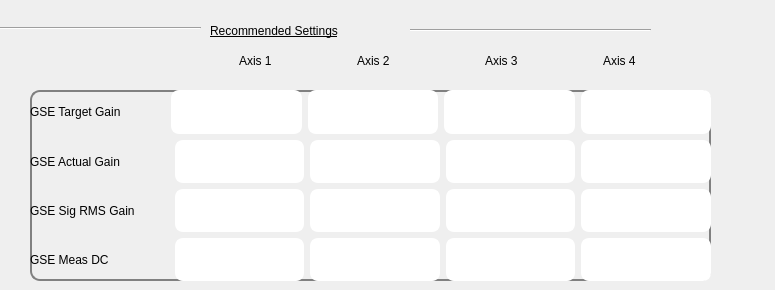
   <widget class="QWidget" name="tab_7">
    <attribute name="title">
     <string>Diagnostics</string>
    </attribute>
    <widget class="QWidget" name="vWidget_2" native="true">
     <property name="geometry">
      <rect>
       <x>30</x>
       <y>90</y>
       <width>681</width>
       <height>191</height>
      </rect>
     </property>
     <property name="styleSheet">
      <string notr="true">#vWidget_2{border: 1px solid;
    border: 2px solid gray;
    border-radius: 10px;
    padding: 0 8px;
}
QTextBrowser{
font: 75 12pt &quot;MS Shell Dlg 2&quot;;
border: 2px solid white;
padding: 0 8px;
border-radius:8px;
text-align: center;
background-color: white;
}</string>
     </property>
     <layout class="QVBoxLayout" name="verticalLayout_4">
      <item>
       <layout class="QHBoxLayout" name="horizontalLayout_13">
        <item>
         <widget class="QLabel" name="label_8">
          <property name="text">
           <string>GSE Target Gain</string>
          </property>
         </widget>
        </item>
        <item>
         <spacer name="horizontalSpacer_12">
          <property name="orientation">
           <enum>Qt::Horizontal</enum>
          </property>
          <property name="sizeType">
           <enum>QSizePolicy::Expanding</enum>
          </property>
          <property name="sizeHint" stdset="0">
           <size>
            <width>170</width>
            <height>20</height>
           </size>
          </property>
         </spacer>
        </item>
        <item>
         <widget class="QTextBrowser" name="gseTarGain_1"/>
        </item>
        <item>
         <widget class="QTextBrowser" name="gseTarGain_2"/>
        </item>
        <item>
         <widget class="QTextBrowser" name="gseTarGain_3"/>
        </item>
        <item>
         <widget class="QTextBrowser" name="gseTarGain_4"/>
        </item>
       </layout>
      </item>
      <item>
       <layout class="QHBoxLayout" name="horizontalLayout_14">
        <item>
         <widget class="QLabel" name="label_12">
          <property name="text">
           <string>GSE Actual Gain</string>
          </property>
         </widget>
        </item>
        <item>
         <spacer name="horizontalSpacer_13">
          <property name="orientation">
           <enum>Qt::Horizontal</enum>
          </property>
          <property name="sizeType">
           <enum>QSizePolicy::Expanding</enum>
          </property>
          <property name="sizeHint" stdset="0">
           <size>
            <width>175</width>
            <height>20</height>
           </size>
          </property>
         </spacer>
        </item>
        <item>
         <widget class="QTextBrowser" name="gseActGain_1"/>
        </item>
        <item>
         <widget class="QTextBrowser" name="gseActGain_2"/>
        </item>
        <item>
         <widget class="QTextBrowser" name="gseActGain_3"/>
        </item>
        <item>
         <widget class="QTextBrowser" name="gseActGain_4"/>
        </item>
       </layout>
      </item>
      <item>
       <layout class="QHBoxLayout" name="horizontalLayout_15">
        <item>
         <widget class="QLabel" name="label_13">
          <property name="text">
           <string>GSE Sig RMS Gain</string>
          </property>
         </widget>
        </item>
        <item>
         <spacer name="horizontalSpacer_14">
          <property name="orientation">
           <enum>Qt::Horizontal</enum>
          </property>
          <property name="sizeType">
           <enum>QSizePolicy::Expanding</enum>
          </property>
          <property name="sizeHint" stdset="0">
           <size>
            <width>160</width>
            <height>20</height>
           </size>
          </property>
         </spacer>
        </item>
        <item>
         <widget class="QTextBrowser" name="gseSigRMSGain_1"/>
        </item>
        <item>
         <widget class="QTextBrowser" name="gseSigRMSGain_2"/>
        </item>
        <item>
         <widget class="QTextBrowser" name="gseSigRMSGain_3"/>
        </item>
        <item>
         <widget class="QTextBrowser" name="gseSigRMSGain_4"/>
        </item>
       </layout>
      </item>
      <item>
       <layout class="QHBoxLayout" name="horizontalLayout_23">
        <item>
         <widget class="QLabel" name="label_17">
          <property name="text">
           <string>GSE Meas DC</string>
          </property>
         </widget>
        </item>
        <item>
         <spacer name="horizontalSpacer_21">
          <property name="orientation">
           <enum>Qt::Horizontal</enum>
          </property>
          <property name="sizeType">
           <enum>QSizePolicy::Fixed</enum>
          </property>
          <property name="sizeHint" stdset="0">
           <size>
            <width>60</width>
            <height>20</height>
           </size>
          </property>
         </spacer>
        </item>
        <item>
         <widget class="QTextBrowser" name="gseOptPwrGain_1"/>
        </item>
        <item>
         <widget class="QTextBrowser" name="gseOptPwrGain_2"/>
        </item>
        <item>
         <widget class="QTextBrowser" name="gseOptPwrGain_3"/>
        </item>
        <item>
         <widget class="QTextBrowser" name="gseOptPwrGain_4"/>
        </item>
       </layout>
      </item>
     </layout>
    </widget>
    <widget class="Line" name="line_3">
     <property name="geometry">
      <rect>
       <x>0</x>
       <y>20</y>
       <width>201</width>
       <height>16</height>
      </rect>
     </property>
     <property name="orientation">
      <enum>Qt::Horizontal</enum>
     </property>
    </widget>
    <widget class="QWidget" name="layoutWidget_4">
     <property name="geometry">
      <rect>
       <x>40</x>
       <y>40</y>
       <width>726</width>
       <height>41</height>
      </rect>
     </property>
     <layout class="QHBoxLayout" name="horizontalLayout_35">
      <item>
       <spacer name="horizontalSpacer_45">
        <property name="orientation">
         <enum>Qt::Horizontal</enum>
        </property>
        <property name="sizeType">
         <enum>QSizePolicy::Fixed</enum>
        </property>
        <property name="sizeHint" stdset="0">
         <size>
          <width>170</width>
          <height>20</height>
         </size>
        </property>
       </spacer>
      </item>
      <item>
       <widget class="QLabel" name="label_44">
        <property name="sizePolicy">
         <sizepolicy hsizetype="Fixed" vsizetype="Preferred">
          <horstretch>0</horstretch>
          <verstretch>0</verstretch>
         </sizepolicy>
        </property>
        <property name="text">
         <string>Axis 1</string>
        </property>
       </widget>
      </item>
      <item>
       <spacer name="horizontalSpacer_46">
        <property name="orientation">
         <enum>Qt::Horizontal</enum>
        </property>
        <property name="sizeType">
         <enum>QSizePolicy::Fixed</enum>
        </property>
        <property name="sizeHint" stdset="0">
         <size>
          <width>50</width>
          <height>20</height>
         </size>
        </property>
       </spacer>
      </item>
      <item>
       <widget class="QLabel" name="label_45">
        <property name="sizePolicy">
         <sizepolicy hsizetype="Fixed" vsizetype="Preferred">
          <horstretch>0</horstretch>
          <verstretch>0</verstretch>
         </sizepolicy>
        </property>
        <property name="text">
         <string>Axis 2</string>
        </property>
       </widget>
      </item>
      <item>
       <spacer name="horizontalSpacer_47">
        <property name="orientation">
         <enum>Qt::Horizontal</enum>
        </property>
        <property name="sizeType">
         <enum>QSizePolicy::Fixed</enum>
        </property>
        <property name="sizeHint" stdset="0">
         <size>
          <width>60</width>
          <height>20</height>
         </size>
        </property>
       </spacer>
      </item>
      <item>
       <widget class="QLabel" name="label_46">
        <property name="sizePolicy">
         <sizepolicy hsizetype="Fixed" vsizetype="Preferred">
          <horstretch>0</horstretch>
          <verstretch>0</verstretch>
         </sizepolicy>
        </property>
        <property name="text">
         <string>Axis 3</string>
        </property>
       </widget>
      </item>
      <item>
       <spacer name="horizontalSpacer_48">
        <property name="orientation">
         <enum>Qt::Horizontal</enum>
        </property>
        <property name="sizeType">
         <enum>QSizePolicy::Fixed</enum>
        </property>
        <property name="sizeHint" stdset="0">
         <size>
          <width>50</width>
          <height>20</height>
         </size>
        </property>
       </spacer>
      </item>
      <item>
       <widget class="QLabel" name="label_47">
        <property name="sizePolicy">
         <sizepolicy hsizetype="Fixed" vsizetype="Preferred">
          <horstretch>0</horstretch>
          <verstretch>0</verstretch>
         </sizepolicy>
        </property>
        <property name="text">
         <string>Axis 4</string>
        </property>
       </widget>
      </item>
      <item>
       <spacer name="horizontalSpacer_49">
        <property name="orientation">
         <enum>Qt::Horizontal</enum>
        </property>
        <property name="sizeType">
         <enum>QSizePolicy::Fixed</enum>
        </property>
        <property name="sizeHint" stdset="0">
         <size>
          <width>100</width>
          <height>20</height>
         </size>
        </property>
       </spacer>
      </item>
     </layout>
    </widget>
    <widget class="QLabel" name="label_48">
     <property name="geometry">
      <rect>
       <x>210</x>
       <y>20</y>
       <width>201</width>
       <height>21</height>
      </rect>
     </property>
     <property name="styleSheet">
      <string notr="true">font: 75 16pt &quot;Times New Roman&quot;;
text-decoration: underline;</string>
     </property>
     <property name="text">
      <string>Recommended Settings</string>
     </property>
    </widget>
    <widget class="Line" name="line_4">
     <property name="geometry">
      <rect>
       <x>410</x>
       <y>20</y>
       <width>241</width>
       <height>20</height>
      </rect>
     </property>
     <property name="orientation">
      <enum>Qt::Horizontal</enum>
     </property>
    </widget>
   </widget>
